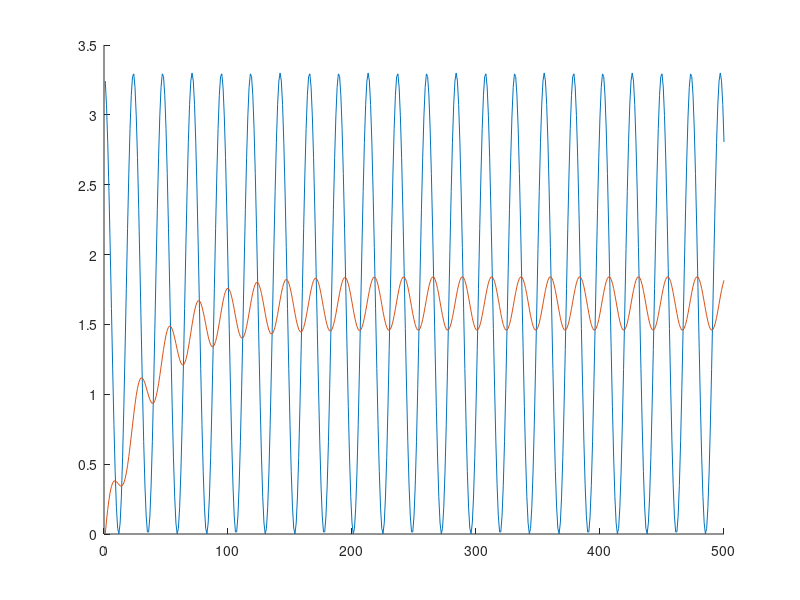

Write MATLAB code to recreate this figure. (Note: this script raises an error after producing the figure.)
fs = 10000;

deltaT = 1/fs;

fc = 50;

RC = 1/(2*pi*fc);

alpha = deltaT/(RC+deltaT);


for i = 1:500
    x(i) = cos(fc*i)*3.3/2+3.3/2;
end

y = 0;
for i = 2:500
    y(i) = alpha*x(i)+(1-alpha)*y(i-1);
end

figure(1)
hold on
plot(x)
plot(y)
hold off
%%
X = fftshift(fft(x));
Y = fftshift(fft(y));

%%
z = tf('z');

H = alpha/((1-alpha)*z);


